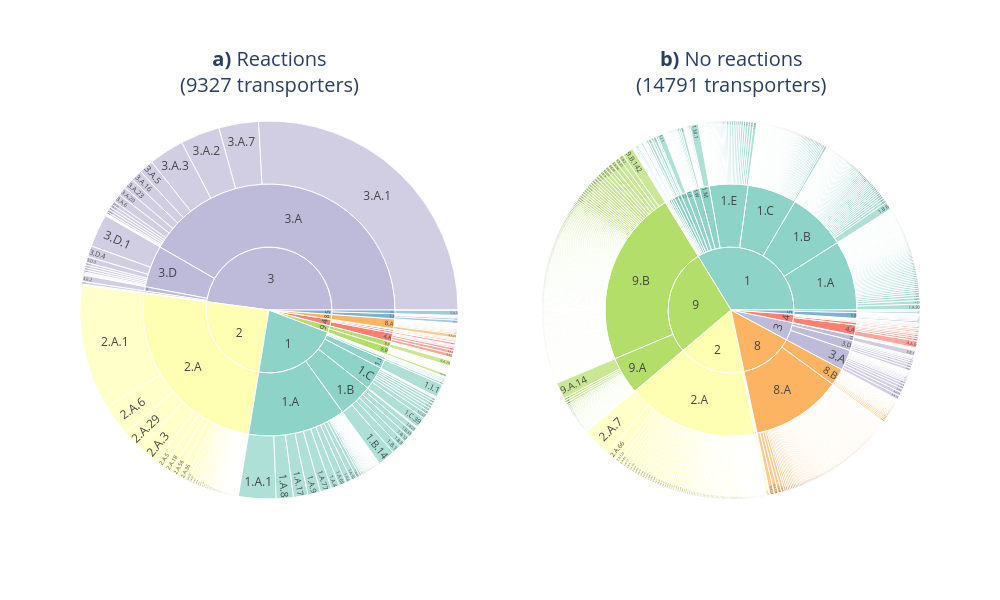

Notebook code for this chart:
### Code cell
def tcid_sunburst(dfs, titles):

    all_classes = set()
    for df in dfs:
        for tc_id in df["TCID"]:
            class_ = tc_id.split(".")[0]
            all_classes.add(class_)

    all_classes = sorted(all_classes)

    palette = itertools.cycle(px.colors.qualitative.Set3)
    color_map = {cls: next(palette) for cls in all_classes}

    fig = make_subplots(rows=1, cols=len(dfs),
        specs=[[{"type": "domain"}] * len(dfs)],
        subplot_titles=titles)

    for i, df in enumerate(dfs):
        tc_data = []

        for tc_id in df["TCID"]:
            parts = tc_id.split(".")
            class_ = parts[0]
            subclass = ".".join(parts[:2])
            family = ".".join(parts[:3])
            tc_data.append({"Class": class_, "Subclass": subclass, "Family": family})
        
        df_out = pd.DataFrame(tc_data)
        sunburst = px.sunburst(df_out, path=["Class", "Subclass", "Family"], color="Class", color_discrete_map=color_map)
        fig.add_trace(sunburst.data[0], row=1, col=i + 1)
    
    fig.update_layout(
        height=600,
        width=1000)

    for i in range(len(dfs)):
        fig.layout.annotations[i].font.size = 20
    pio.write_image(fig, "reactions_tdb.pdf", format='pdf')
    fig.show()

tcid_sunburst([reactions, no_reactions], ["<b>a)</b>\tReactions<br>(9327 transporters)", "<b>b)</b>\tNo reactions<br>(14791 transporters)"])

### Figure 1 — Plotly figure (JSON) as saved in the notebook; plotly's stock layout.template omitted (floating-point values rounded to 4 significant figures; data arrays with more than 128 entries replaced by an {"elided": "..."} marker saying what was removed)
{"data": [{"branchvalues": "total", "customdata": {"elided": "328x1 str values"}, "domain": {"x": [0, 0.45], "y": [0, 1]}, "hovertemplate": "labels=%{label}<br>count=%{value}<br>parent=%{parent}<br>id=%{id}<br>Class=%{customdata[0]}<extra></extra>", "ids": {"elided": "328 str values"}, "labels": {"elided": "328 str values"}, "marker": {"colors": {"elided": "328 str values"}}, "name": "", "parents": {"elided": "328 str values"}, "type": "sunburst", "values": {"elided": "328 int values"}}, {"branchvalues": "total", "customdata": {"elided": "1523x1 str values"}, "domain": {"x": [0.55, 1], "y": [0, 1]}, "hovertemplate": "labels=%{label}<br>count=%{value}<br>parent=%{parent}<br>id=%{id}<br>Class=%{customdata[0]}<extra></extra>", "ids": {"elided": "1523 str values"}, "labels": {"elided": "1523 str values"}, "marker": {"colors": {"elided": "1523 str values"}}, "name": "", "parents": {"elided": "1523 str values"}, "type": "sunburst", "values": {"elided": "1523 int values"}}], "layout": {"annotations": [{"font": {"size": 20}, "showarrow": false, "text": "<b>a)</b>\tReactions<br>(9327 transporters)", "x": 0.225, "xanchor": "center", "xref": "paper", "y": 1, "yanchor": "bottom", "yref": "paper"}, {"font": {"size": 20}, "showarrow": false, "text": "<b>b)</b>\tNo reactions<br>(14791 transporters)", "x": 0.775, "xanchor": "center", "xref": "paper", "y": 1, "yanchor": "bottom", "yref": "paper"}], "height": 600, "width": 1000}}
